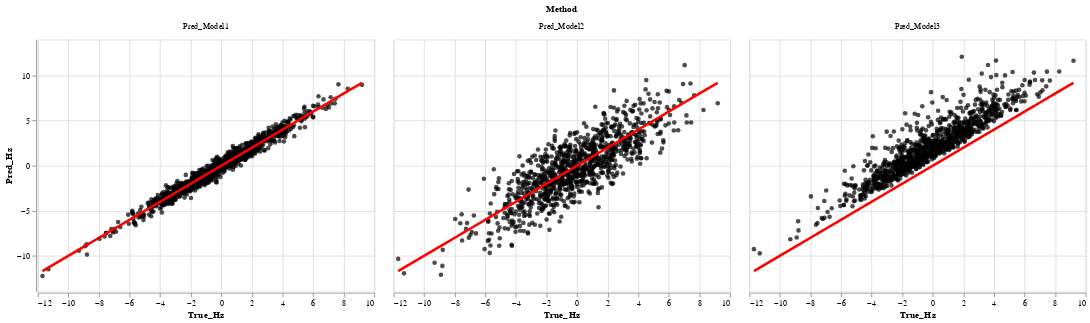

This figure's notebook cell:
### Code cell
em.plot_TvP(engine='alt')

### Figure 1 — Vega-Lite specification as saved in the notebook (floating-point values rounded to 4 significant figures; data arrays with more than 128 entries replaced by an {"elided": "..."} marker saying what was removed)
{"config": {"view": {"continuousWidth": 400, "continuousHeight": 300}}, "data": {"name": "data-55847409a4f9d97cbe89c010f416a5de"}, "facet": {"field": "Method", "type": "nominal"}, "spec": {"layer": [{"mark": {"type": "circle", "color": "black"}, "encoding": {"tooltip": [{"field": "Time", "format": "%Y/%m/%d %H:%M:%S", "type": "temporal"}], "x": {"field": "True_Hz", "type": "quantitative"}, "y": {"field": "Pred", "type": "quantitative"}}}, {"mark": {"type": "line", "color": "red", "size": 3}, "encoding": {"x": {"field": "True_Hz", "type": "quantitative"}, "y": {"field": "True_Hz", "title": "Pred_Hz", "type": "quantitative"}}}]}, "$schema": "https://vega.github.io/schema/vega-lite/v4.17.0.json", "datasets": {"data-55847409a4f9d97cbe89c010f416a5de": {"elided": "3000 records"}}}
